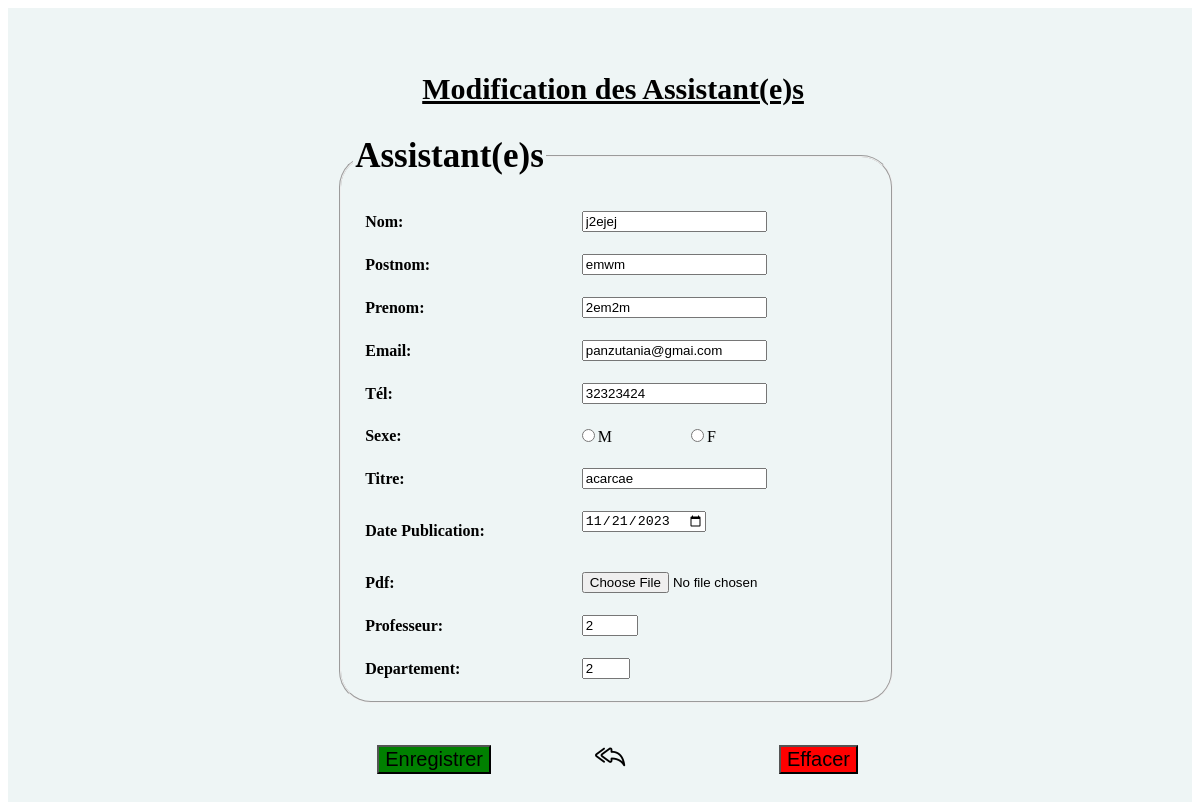
/ModifierAss.php?IdAss=1, run on the app's committed database.
### tables this page shows
CREATE TABLE IF NOT EXISTS `ass` (
  `IdAss` int NOT NULL AUTO_INCREMENT,
  `Nom` varchar(25) DEFAULT NULL,
  `Postnom` varchar(25) DEFAULT NULL,
  `Prenom` varchar(25) DEFAULT NULL,
  `Email` varchar(255) DEFAULT NULL,
  `Tel` varchar(25) DEFAULT NULL,
  `Sexe` enum('M','F') DEFAULT NULL,
  `Article` varchar(255) DEFAULT NULL,
  `Date` date DEFAULT NULL,
  `Pdf` varchar(255) DEFAULT NULL,
  `FKIdProf` int DEFAULT NULL,
  `FKIdDep` int DEFAULT NULL,
  PRIMARY KEY (`IdAss`),
  KEY `FKIdProf` (`FKIdProf`),
  KEY `FKIdDep` (`FKIdDep`)
);

### ModifierAss.php (the view, shortened to what this page needs)
<?php
$bd=new PDO('mysql:host=localhost; dbname=Publications','root','');
if(isset($_GET['IdAss'])){
    $Id=$_GET['IdAss'];
    $sql=$bd->query("SELECT * FROM ass WHERE IdAss=$Id");
    $result=$sql->fetch();
}
?>
<!DOCTYPE html>
<html lang="fr">
<head>
    <link href="Sheria-icons/Sheria-icons.css" rel="stylesheet">
</head>
<body>
    <section class="gray">
        <section><strong><h1>Modification des Assistant(e)s</h1></strong>
            <form id="monForm" action="" method="post">
                <fieldset>
                    <legend id="cont"><strong>Assistant(e)s</strong></legend><br/>
                    <table>
                        <tbody>
                            <tr>
                                <td><label for="Nom"><strong>Nom: </strong></label></td>
                                <td><input id="Nom" type="text" name="Nom" value= "<?php echo $result['Nom']; ?>"  class="un" required="required" placeholder="Votre nom" autofocus oninput="validation_Element(this)" /></td>
                            </tr>
                            <tr>
                                <td><label for="Postnom"><strong>Postnom: </strong></label></td>
                                <td><input id="Postnom" name="Postnom" value= "<?php echo $result['Postnom']; ?>"  type="text" class="un" required="required" placeholder="Votre postnom" /></td>
                            </tr>
                            <tr>
                                <td><label for="Prénom"><strong>Prenom: </strong></label></td>
                                <td><input id="Prénom" name="Prenom" value= "<?php echo $result['Prenom']; ?>"  type="text" class="un" required="required" placeholder="Votre prenom" /></td>
                            </tr>                                <tr>
                                <td><label for="Email"><strong>Email: </strong></label></td>
                                <td>
                                    <input
                                    type="email"
                                    class="un"
                                    value= "<?php echo $result['Email']; ?>"
                                    name="Email"
                                    autocomplete="off"
                                    placeholder="Votre Email"
                                    required
                                    />
                                </td>
                            </tr>
                            <tr>
                                <td><label for="Tél"><strong>Tél: </strong></label></td>
                                <td> <input id="Tél"  name="Tel" value= "<?php echo $result['Tel']; ?>"  type="Tel" class="un" placeholder="+243" pattern="{13}" /></td>
                            </tr>
                            <tr>
                                <td><label id="Sexe"><strong>Sexe: </strong></label></td>
                                <td>
                                    <input id="Radio1" type="radio" class="un" value="M" required="required" name="Sexe" /><label>M</label>
                                    <input id="Radio2" type="radio" class="un" value="F" required="required" name="Sexe" /><label>F</label>
                                </td>
                            </tr>
                            <tr>
                                <td id="Article"><label for="Article"><strong>Titre: </strong></label></td>
                                <td><input id="Article" name="Article" value= "<?php echo $result['Article']; ?>"  type="text" class="un" required="required"/></td>
                            </tr>
                            <tr>
                                <td id="DatePub"><label for="DatePub"><strong>Date Publication: </strong></label></td>
                                <td><input id="DatePub" class="un" name="Date" value= "<?php echo $result['Date']; ?>" type="Date" /><br/><br/></td>
                            </tr>
                            <tr>
                                <td id="Pdf"><label for="Pdf"><strong>Pdf: </strong></label></td>
                                <td><input type="file" name="Pdf" class="un" value= "<?php echo $result['Pdf']; ?>"></td>
                            </tr>
                            <tr>
                                <td><label for="Professeur"><strong>Professeur: </strong></label></td>
                                <td><input id="Professeur" class="un" value= "<?php echo $result['FKIdProf']; ?>"  value="0" name="FKIdProf" type="number" min="0" max="10" /></td>
                            </tr>
                            <tr>
                                <td><label for="Formation"><strong>Departement: </strong></label></td>
                                <td><input id="Departement" class="un" value= "<?php echo $result['FKIdDep']; ?>"  value="0" name="FKIdDep" type="number" min="0" max="6" /></td>
                            </tr>
                        </tbody>
                    </table>
                </fieldset>
                <br/>
                <br/>
                <tr>
                    <td>
                        <input id="Submit1" class="sub" type="submit" name="enregistrer" value="Enregistrer" />
                        <a href="Ass.php" class="lien"><ion-icon class="bi bi-reply-all"></ion-icon></a>
                        <input id="Reset1" class="res" type="reset" value="Effacer" />
                    </td>
                </tr>
            </form>
        </section>
    </section>
</body>
</html>

### ModifierAss.php (style rules this page uses)
.gray { width: 100%; min-height: 100vh; display: flex; align-items: center; justify-content: center; background-color: #eef5f5; }
td { padding: 10px; }
fieldset { border-radius: 2rem; background-color: rgba(0, 0, 10, 0); width: 100%; }
.un { margin-left: 75px; }
.sub { margin-left: 40px; background-color: green; font-size: 20px; cursor: pointer; }
.res { margin-left: 150px; background-color: red; font-size: 20px; cursor: pointer; }
#cont { font-size: 35px; }
h1 { margin-left: 85px; font-size: 30px; text-decoration: underline; }
.lien { margin-left: 100px; color: black; font-size: 30px; cursor: pointer; }

### data on the page
ass: Nom "j2ejej", Postnom "emwm", Prenom "2em2m", Email "panzutania@gmai.com", Tel "32323424", Article "acarcae", Date "11/21/2023", FKIdProf "2", FKIdDep "2"
